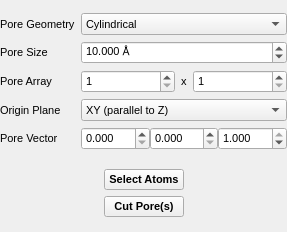
<?xml version="1.0" encoding="UTF-8"?>
<ui version="4.0">
 <class>PoresDrillPopup</class>
 <widget class="QWidget" name="PoresDrillPopup">
  <property name="geometry">
   <rect>
    <x>0</x>
    <y>0</y>
    <width>287</width>
    <height>232</height>
   </rect>
  </property>
  <property name="sizePolicy">
   <sizepolicy hsizetype="Minimum" vsizetype="Minimum">
    <horstretch>0</horstretch>
    <verstretch>0</verstretch>
   </sizepolicy>
  </property>
  <property name="maximumSize">
   <size>
    <width>16777215</width>
    <height>16777215</height>
   </size>
  </property>
  <property name="font">
   <font>
    <pointsize>8</pointsize>
   </font>
  </property>
  <property name="windowTitle">
   <string>Pores Drill Popup</string>
  </property>
  <layout class="QVBoxLayout" name="verticalLayout_2">
   <property name="margin">
    <number>0</number>
   </property>
   <item>
    <layout class="QGridLayout" name="gridLayout">
     <item row="0" column="0">
      <widget class="QLabel" name="label">
       <property name="sizePolicy">
        <sizepolicy hsizetype="Minimum" vsizetype="Preferred">
         <horstretch>0</horstretch>
         <verstretch>0</verstretch>
        </sizepolicy>
       </property>
       <property name="text">
        <string>Pore Geometry</string>
       </property>
      </widget>
     </item>
     <item row="0" column="1">
      <widget class="QComboBox" name="PoreGeometryCombo">
       <property name="sizePolicy">
        <sizepolicy hsizetype="Expanding" vsizetype="Fixed">
         <horstretch>0</horstretch>
         <verstretch>0</verstretch>
        </sizepolicy>
       </property>
       <property name="toolTip">
        <string>Shape of the pores to drill</string>
       </property>
       <item>
        <property name="text">
         <string>Cylindrical</string>
        </property>
       </item>
      </widget>
     </item>
     <item row="2" column="0">
      <widget class="QLabel" name="label_2">
       <property name="text">
        <string>Pore Array</string>
       </property>
      </widget>
     </item>
     <item row="1" column="1">
      <widget class="QDoubleSpinBox" name="PoreSizeSpin">
       <property name="toolTip">
        <string>Size parameter for the selected pore geometry</string>
       </property>
       <property name="suffix">
        <string> Å</string>
       </property>
       <property name="decimals">
        <number>3</number>
       </property>
       <property name="value">
        <double>10.000000000000000</double>
       </property>
      </widget>
     </item>
     <item row="2" column="1">
      <layout class="QHBoxLayout" name="horizontalLayout">
       <item>
        <widget class="QSpinBox" name="ArrayXSpin">
         <property name="sizePolicy">
          <sizepolicy hsizetype="Expanding" vsizetype="Fixed">
           <horstretch>0</horstretch>
           <verstretch>0</verstretch>
          </sizepolicy>
         </property>
         <property name="toolTip">
          <string>Number of pores to drill along first plane axis</string>
         </property>
         <property name="minimum">
          <number>1</number>
         </property>
         <property name="maximum">
          <number>1000</number>
         </property>
        </widget>
       </item>
       <item>
        <widget class="QLabel" name="label_3">
         <property name="sizePolicy">
          <sizepolicy hsizetype="Minimum" vsizetype="Preferred">
           <horstretch>0</horstretch>
           <verstretch>0</verstretch>
          </sizepolicy>
         </property>
         <property name="text">
          <string>x</string>
         </property>
        </widget>
       </item>
       <item>
        <widget class="QSpinBox" name="ArrayYSpin">
         <property name="sizePolicy">
          <sizepolicy hsizetype="Expanding" vsizetype="Fixed">
           <horstretch>0</horstretch>
           <verstretch>0</verstretch>
          </sizepolicy>
         </property>
         <property name="toolTip">
          <string>Number of pores to drill along second plane axis</string>
         </property>
         <property name="minimum">
          <number>1</number>
         </property>
         <property name="maximum">
          <number>1000</number>
         </property>
        </widget>
       </item>
      </layout>
     </item>
     <item row="1" column="0">
      <widget class="QLabel" name="label_4">
       <property name="text">
        <string>Pore Size</string>
       </property>
      </widget>
     </item>
     <item row="3" column="0">
      <widget class="QLabel" name="label_12">
       <property name="text">
        <string>Origin Plane</string>
       </property>
      </widget>
     </item>
     <item row="3" column="1">
      <widget class="QComboBox" name="OriginPlaneCombo">
       <property name="toolTip">
        <string>Origin plane (cell / crystal face) of the pores</string>
       </property>
       <property name="currentIndex">
        <number>2</number>
       </property>
       <item>
        <property name="text">
         <string>YZ (parallel to X)</string>
        </property>
       </item>
       <item>
        <property name="text">
         <string>XZ (parallel to Y)</string>
        </property>
       </item>
       <item>
        <property name="text">
         <string>XY (parallel to Z)</string>
        </property>
       </item>
      </widget>
     </item>
     <item row="4" column="0">
      <widget class="QLabel" name="label_13">
       <property name="text">
        <string>Pore Vector</string>
       </property>
      </widget>
     </item>
     <item row="4" column="1">
      <layout class="QHBoxLayout" name="horizontalLayout_7">
       <property name="spacing">
        <number>0</number>
       </property>
       <item>
        <widget class="QDoubleSpinBox" name="PoreVectorX">
         <property name="decimals">
          <number>3</number>
         </property>
         <property name="maximum">
          <double>1.000000000000000</double>
         </property>
         <property name="singleStep">
          <double>0.100000000000000</double>
         </property>
        </widget>
       </item>
       <item>
        <widget class="QDoubleSpinBox" name="PoreVectorY">
         <property name="decimals">
          <number>3</number>
         </property>
         <property name="maximum">
          <double>1.000000000000000</double>
         </property>
         <property name="singleStep">
          <double>0.100000000000000</double>
         </property>
        </widget>
       </item>
       <item>
        <widget class="QDoubleSpinBox" name="PoreVectorZ">
         <property name="decimals">
          <number>3</number>
         </property>
         <property name="maximum">
          <double>1.000000000000000</double>
         </property>
         <property name="singleStep">
          <double>0.100000000000000</double>
         </property>
         <property name="value">
          <double>1.000000000000000</double>
         </property>
        </widget>
       </item>
      </layout>
     </item>
    </layout>
   </item>
   <item>
    <layout class="QHBoxLayout" name="horizontalLayout_2">
     <item>
      <spacer name="horizontalSpacer">
       <property name="orientation">
        <enum>Qt::Horizontal</enum>
       </property>
       <property name="sizeHint" stdset="0">
        <size>
         <width>40</width>
         <height>20</height>
        </size>
       </property>
      </spacer>
     </item>
     <item>
      <layout class="QVBoxLayout" name="verticalLayout">
       <item>
        <widget class="QPushButton" name="PoreSelectButton">
         <property name="font">
          <font>
           <weight>75</weight>
           <bold>true</bold>
          </font>
         </property>
         <property name="text">
          <string>Select Atoms</string>
         </property>
        </widget>
       </item>
       <item>
        <widget class="QPushButton" name="PoreSelectAndCutButton">
         <property name="font">
          <font>
           <weight>75</weight>
           <bold>true</bold>
          </font>
         </property>
         <property name="text">
          <string>Cut Pore(s)</string>
         </property>
        </widget>
       </item>
      </layout>
     </item>
     <item>
      <spacer name="horizontalSpacer_2">
       <property name="orientation">
        <enum>Qt::Horizontal</enum>
       </property>
       <property name="sizeHint" stdset="0">
        <size>
         <width>40</width>
         <height>20</height>
        </size>
       </property>
      </spacer>
     </item>
    </layout>
   </item>
  </layout>
 </widget>
 <resources>
  <include location="icons.qrc"/>
 </resources>
 <connections/>
</ui>
